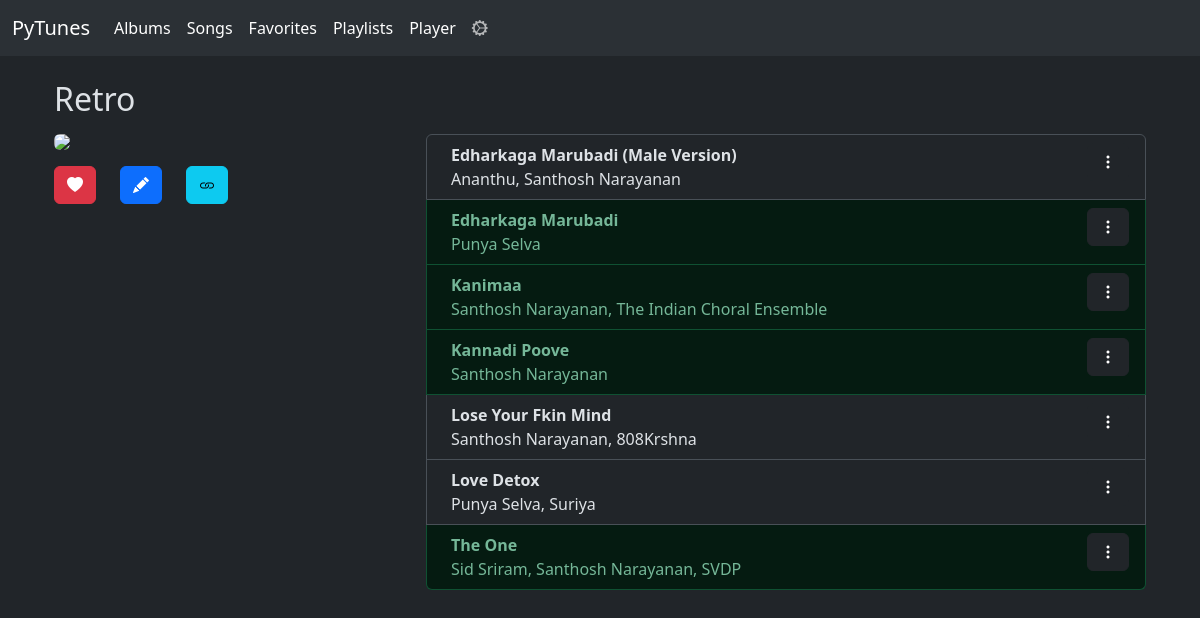
Screenshot of /album/9/ with the database file from the repository.
### base/models.py (models this page shows, shortened)
class Album(models.Model):
    title = models.CharField(max_length=2000)
    album_image = models.TextField(null=True, blank=True)
    favorite = models.BooleanField(default=False)

class Song(models.Model):
    album = models.ForeignKey(Album, on_delete=models.SET_NULL, null=True, blank=True, related_name='songs')
    title = models.CharField(max_length=2000)
    message_id = models.IntegerField()
    channel_id = models.IntegerField()
    file_name = models.CharField(max_length=2000)
    single_image = models.TextField(null=True, blank=True)
    artist = models.TextField(null=True, blank=True)
    favorite = models.BooleanField(default=False)
    play_url = models.TextField(null=True, blank=True)

### base/views.py (the view)
# urls.py: path('album/<int:album_id>/', views.album_detail, name='album'),
def album_detail(request, album_id):
    try:
        album = Album.objects.get(id=album_id)
    except Album.DoesNotExist:
        pass
    return render(request, 'album_detail.html', {'album': album})

### base/templates/album_detail.html (shortened to what this page needs)
{% extends 'base.html' %}
{% block content %}
<div class="container mt-4 mb-5">
  <h2>{{ album.title }}</h2>
  <div class="row mt-3 mb-5 align-items-start">
    <div class="col-12 col-md-4 mb-3">
        {% if album.album_image %}
        <img src="{{ album.album_image }}" class="img-fluid rounded w-100 mb-3">
        {% endif %}
        <div class="row">
            <div class="col-auto">
                {% if album.favorite %}
                    <a href="{% url 'album-favorite' album.id %}" class="btn btn-danger"><i class="bi bi-heart-fill"></i></a>
                {% else %}
                    <a href="{% url 'album-favorite' album.id %}" class="btn btn-outline-danger"><i class="bi bi-heart"></i></a>
                {% endif %}
            </div>
            <div class="col-auto">
                <a href="{% url 'edit-album' album.id %}" class="btn btn-primary"><i class="bi bi-pencil-fill"></i></a>
            </div>
            <div class="col-auto">
                <button class="btn btn-info" data-bs-toggle="modal" data-bs-target="#storageLinkModal"><i class="bi bi-link"></i></button>
            </div>
        </div>
    </div>
    <div class="col-12 col-md-8">
        <ul class="list-group">
            {% for song in album.songs.all %}
            <li class="list-group-item d-flex justify-content-between align-items-start {% if song.favorite %}list-group-item-success{% endif %}">
                <div class="ms-2 me-auto">
                    <div class="fw-bold">{{ song.title }}</div>
                    {{ song.artist }}
                </div>
                <div class="dropdown">
                    <button class="btn btn-dark" type="button" data-bs-toggle="dropdown" aria-expanded="false">
                        <i class="bi bi-three-dots-vertical"></i>
                    </button>
                </div>
            </li>
            {% endfor %}
        </ul>
    </div>
  </div>
</div>
{% endblock content %}

### rows the page displays
Album: title "Retro"
Song: title "Edharkaga Marubadi (Male Version)", artist "Ananthu, Santhosh Narayanan"
Song: title "Edharkaga Marubadi", artist "Punya Selva"
Song: title "Kanimaa", artist "Santhosh Narayanan, The Indian Choral Ensemble"
Song: title "Kannadi Poove", artist "Santhosh Narayanan"
Song: title "Lose Your Fkin Mind", artist "Santhosh Narayanan, 808Krshna"
Song: title "Love Detox", artist "Punya Selva, Suriya"
Song: title "The One", artist "Sid Sriram, Santhosh Narayanan, SVDP"
